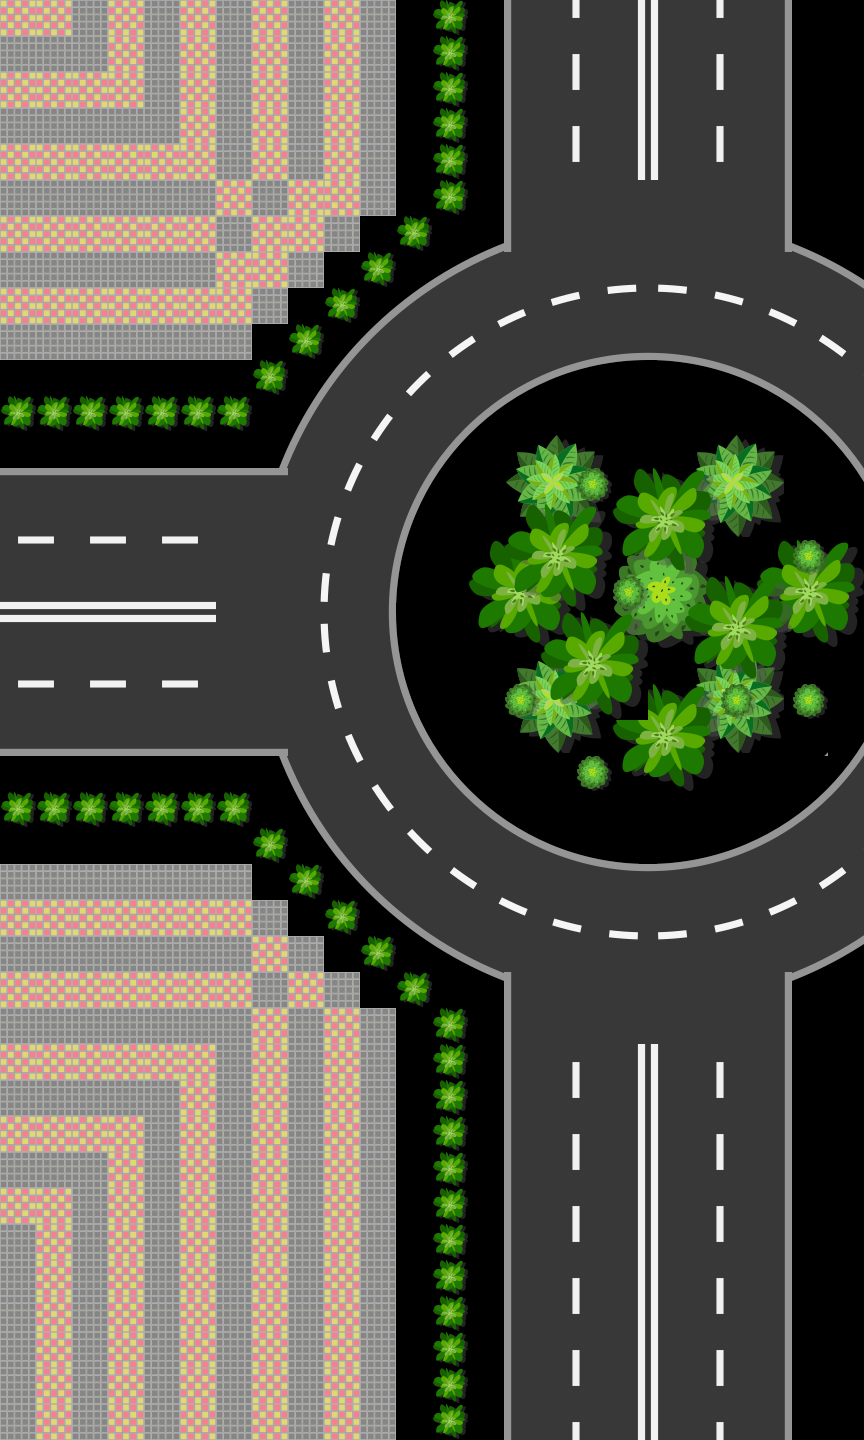

A 2D game scene composited from a Tiled map and its tileset images. What follows is a short description and the map's XML, with each tile layer's data collapsed to a summary:
An orthogonal 24x40 tile map with 36x36 px tiles, 2 tile layers (Road Map, Tile Layer 2) and 43 objects (3x 3, 3x 4, 3x 5, 2x 1, 2x 2, ...).

<map version="1.8" tiledversion="1.8.0" orientation="orthogonal" renderorder="right-down" width="24" height="40" tilewidth="36" tileheight="36" infinite="0" nextlayerid="7" nextobjectid="108">
 <tileset firstgid="1" name="new_tile_map" tilewidth="36" tileheight="36" tilecount="784" columns="28">
  <image source="../map_tileset/new_tile_map.png" width="1024" height="1024" />
 </tileset>
 <layer id="1" name="Road Map" width="24" height="40">
  <data>[960 cells, 482 non-empty, 97 distinct tile ids]</data>
 </layer>
 <layer id="6" name="Tile Layer 2" width="24" height="40">
  <data>[960 cells, 359 non-empty, 13 distinct tile ids]</data>
 </layer>
 <objectgroup id="2" name="Follow Path 3" visible="0">
  <object id="73" name="1" x="673.366" y="681.935">
   <ellipse />
  </object>
  <object id="74" name="2" x="597.782" y="679.937">
   <ellipse />
  </object>
  <object id="75" name="3" x="514.169" y="678.207">
   <ellipse />
  </object>
  <object id="76" name="4" x="458.19" y="645.644">
   <ellipse />
  </object>
  <object id="77" name="5" x="407.292" y="546.138">
   <ellipse />
  </object>
  <object id="78" name="6" x="336.025" y="477.073">
   <ellipse />
  </object>
  <object id="79" name="7" x="248.872" y="435.825">
   <ellipse />
  </object>
  <object id="80" name="8" x="174.395" y="428.521">
   <ellipse />
  </object>
  <object id="81" x="100.556" y="441.509">
   <ellipse />
  </object>
  <object id="82" x="27.2506" y="469.777">
   <ellipse />
  </object>
  <object id="83" x="-75.0658" y="538.609">
   <ellipse />
  </object>
  <object id="86" x="-133.268" y="584.416">
   <ellipse />
  </object>
  <object id="87" x="-190.402" y="591.202">
   <ellipse />
  </object>
  <object id="88" x="-309.511" y="559.903">
   <ellipse />
  </object>
  <object id="89" x="-362.546" y="381.673">
   <ellipse />
  </object>
 </objectgroup>
 <objectgroup id="3" name="Follow Path 2" visible="0">
  <object id="2" name="1" x="144.394" y="722.069">
   <ellipse />
  </object>
  <object id="3" name="2" x="247.195" y="719.837">
   <ellipse />
  </object>
  <object id="4" name="3" x="300.758" y="729.067">
   <ellipse />
  </object>
  <object id="5" name="4" x="365.466" y="828.239">
   <ellipse />
  </object>
  <object id="53" name="5" x="450.157" y="909.134">
   <ellipse />
  </object>
  <object id="54" name="6" x="569.314" y="971.227">
   <ellipse />
  </object>
  <object id="55" name="7" x="676.183" y="982.545">
   <ellipse />
  </object>
  <object id="69" name="8" x="799.846" y="943.992">
   <ellipse />
  </object>
  <object id="102" x="948.059" y="853.053">
   <ellipse />
  </object>
  <object id="103" x="1033.8" y="762.659">
   <ellipse />
  </object>
  <object id="104" x="1266.42" y="241.76">
   <ellipse />
  </object>
 </objectgroup>
 <objectgroup id="4" name="Follow Path 1" visible="0">
  <object id="33" name="3" x="389.018" y="362.547">
   <ellipse />
  </object>
  <object id="59" name="4" x="326.395" y="442.43">
   <ellipse />
  </object>
  <object id="60" name="5" x="292.804" y="523.671">
   <ellipse />
  </object>
  <object id="90" x="283.382" y="616.684">
   <ellipse />
  </object>
  <object id="91" x="309.136" y="741.974">
   <ellipse />
  </object>
  <object id="92" x="371.572" y="836.266">
   <ellipse />
  </object>
  <object id="94" x="442.695" y="899.26">
   <ellipse />
  </object>
  <object id="95" x="541.535" y="958.269">
   <ellipse />
  </object>
  <object id="96" x="647.697" y="977.272">
   <ellipse />
  </object>
  <object id="98" x="776.924" y="959.644">
   <ellipse />
  </object>
  <object id="99" x="935.805" y="875.549">
   <ellipse />
  </object>
  <object id="100" x="1055.92" y="793.536">
   <ellipse />
  </object>
  <object id="101" x="1280.67" y="912.535">
   <ellipse />
  </object>
 </objectgroup>
 <objectgroup id="5" name="road_signs" visible="0">
  <object id="39" name="sign_1" x="820.483" y="994.308">
   <ellipse />
  </object>
  <object id="66" name="sign_2" x="1035.5" y="433.762">
   <ellipse />
  </object>
  <object id="67" name="sign_3" x="461.217" y="242.192">
   <ellipse />
  </object>
  <object id="68" name="sign_4" x="239.207" y="804.096">
   <ellipse />
  </object>
 </objectgroup>
</map>
